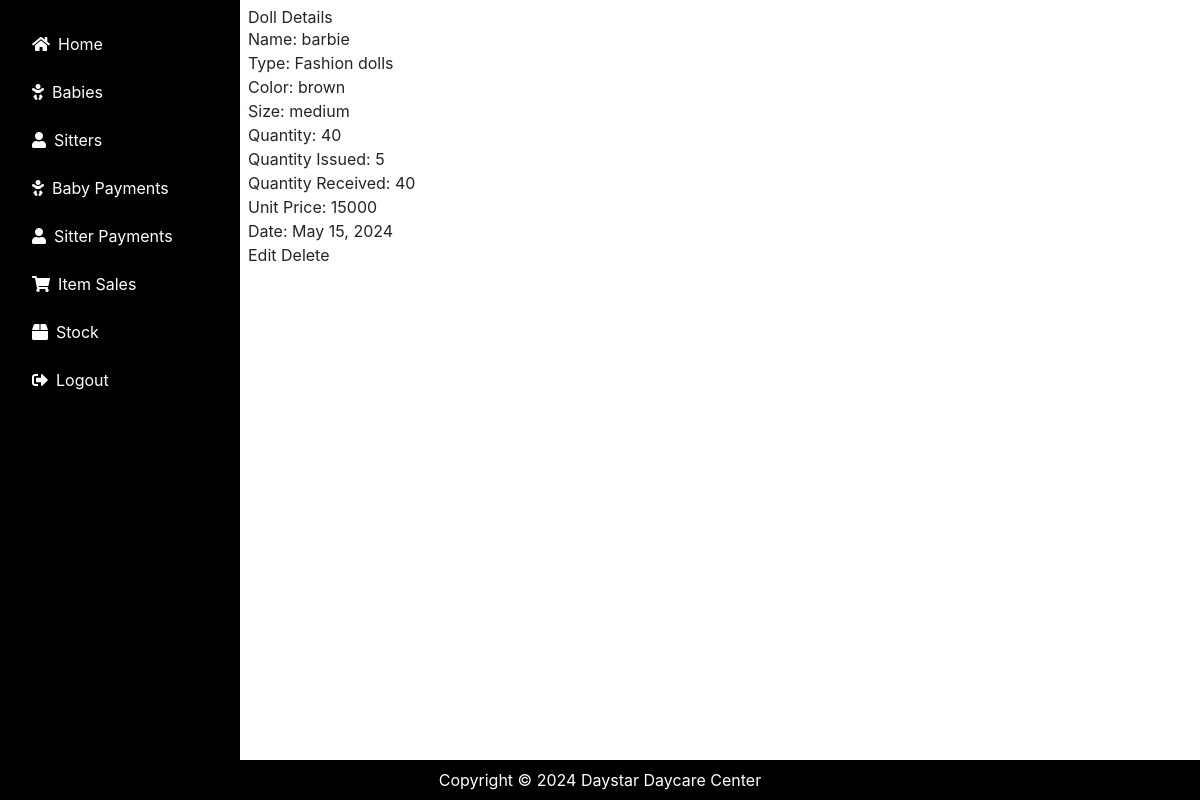
/dolls/1/, run on the app's committed database.
### daycare/models.py (models this page shows, shortened)
class Doll(models.Model):
    t_name = models.ForeignKey(Doll_type,on_delete=models.CASCADE,null=True, blank=True)
    doll_name = models.CharField(max_length=200,null=True, blank=True)
    quantity = models.IntegerField(default=0)
    color = models.CharField(max_length=200,null=True, blank=True)
    size = models.CharField(max_length=200,null=True, blank=True)
    quantity_issued = models.IntegerField(default=0,null=True, blank=True)
    quantity_received = models.IntegerField(default=0,null=True, blank=True)
    unit_price = models.IntegerField(default=0,null=True, blank=True)
    date = models.DateField(default=timezone.now)

class Doll_type(models.Model):
    name = models.CharField(max_length=100,null=True, blank=True)
    def __str__(self):
        return self.name

### daycare/views.py (the view)
# urls.py: path('dolls/<int:doll_id>/', views.view_doll, name='view_doll'),
def view_doll(request, doll_id):
    doll = get_object_or_404(Doll, pk=doll_id)
    return render(request, 'daycare/doll_detail.html', {'doll': doll})

### daycare/templates/daycare/doll_detail.html (shortened to what this page needs)
{% extends 'daycare/base.html' %}
{% block content %}
<!DOCTYPE html>
<html>
<head>
</head>
<body>
    <h1>Doll Details</h1>
    <p>Name: {{ doll.doll_name }}</p>
    <p>Type: {{ doll.t_name }}</p>
    <p>Color: {{ doll.color }}</p>
    <p>Size: {{ doll.size }}</p>
    <p>Quantity: {{ doll.quantity }}</p>
    <p>Quantity Issued: {{ doll.quantity_issued }}</p>
    <p>Quantity Received: {{ doll.quantity_received }}</p>
    <p>Unit Price: {{ doll.unit_price }}</p>
    <p>Date: {{ doll.date }}</p>
    <a href="{% url 'edit_doll' doll.id %}">Edit</a>
    <a href="{% url 'delete_doll' doll.id %}">Delete</a>
</body>
</html>
{% endblock %}

### data on the page
Doll: doll_name "barbie", t_name "Fashion dolls", color "brown", size "medium", quantity "40", quantity_issued "5", quantity_received "40", unit_price "15000", date "May 15, 2024"
